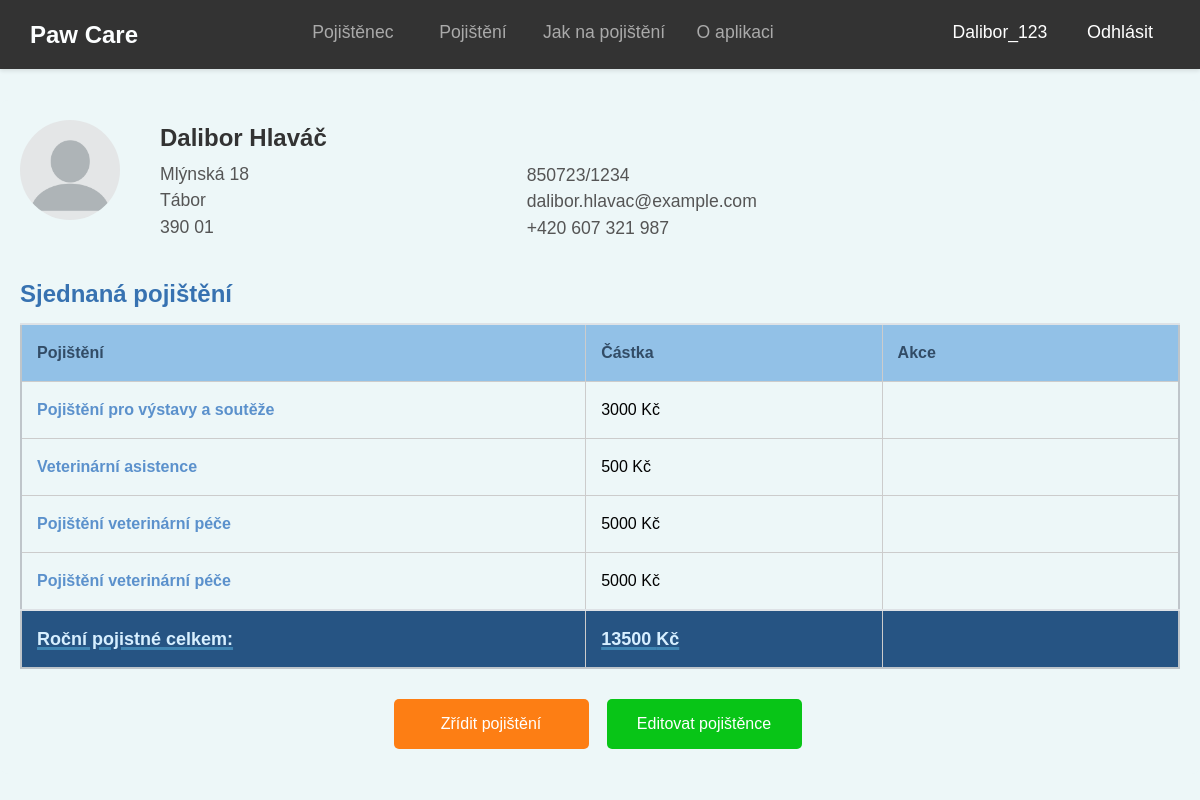
Screenshot of /pojisteni/pojistenec/70/ (signed in) with the database file from the repository.
### insurance/models.py (models this page shows, shortened)
class InsuredPerson(models.Model):
    user = models.ForeignKey(User, on_delete=models.CASCADE, null=True, blank=True)
    first_name = models.CharField("Jméno", max_length=100)
    last_name = models.CharField("Příjmení", max_length=100)
    id_number = models.CharField("Rodné číslo", max_length=11, unique=True)
    email = models.EmailField("Email")
    phone_number = models.CharField("Telefonní číslo", max_length=16)
    street_address = models.CharField("Ulice a číslo popisné", max_length=255)
    city = models.CharField("Město", max_length=100)
    postal_code = models.CharField("PSČ", max_length=10)
    class Meta:
        verbose_name = "Pojištěná osoba"
        verbose_name_plural = "Pojištěné osoby"

class Policy(models.Model):
    insured_person = models.ForeignKey(InsuredPerson, related_name='policies', on_delete=models.CASCADE, verbose_name="Pojištěná osoba")
    insurance_coverage = models.ForeignKey(InsuranceCoverage, on_delete=models.CASCADE, verbose_name="Pojistné krytí", null=True, blank=True)
    premium = models.FloatField("Pojistné", editable=False)
    start_date = models.DateField("Datum začátku pojištění")
    end_date = models.DateField("Datum konce pojištění")
    class Meta:
        verbose_name = "Pojistka"
        verbose_name_plural = "Pojistky"

class InsuranceCoverage(models.Model):
    insurance_type = models.ForeignKey(InsuranceType, related_name='coverages', on_delete=models.CASCADE, verbose_name="Typ pojištění")
    name = models.CharField("Název pojistného krytí", max_length=100)
    description = models.TextField("Popis pojistného krytí", blank=True)
    premium = models.FloatField("Pojistné", default=0.0)
    class Meta:
        verbose_name = "Pojistné krytí"
        verbose_name_plural = "Pojistná krytí"

### insurance/views.py (the view)
# urls.py: path('pojistenec/<int:id>/', views.insured_detail, name='insured_detail'),  # Detail konkrétního pojištěnce
@login_required
def insured_detail(request, id):
    if request.user.is_staff:
        insured_person = get_object_or_404(InsuredPerson, id=id)
    else:
        insured_person = get_object_or_404(InsuredPerson, id=id, user=request.user)
    policies = Policy.objects.filter(insured_person=insured_person)
    total_premium = sum(policy.premium for policy in policies)
    return render(request, 'insurance/insured_detail.html', {
        'insured_person': insured_person,
        'policies': policies,
        'total_premium': total_premium,
    })

### insurance/templates/insurance/insured_detail.html (shortened to what this page needs)
{% extends 'insurance/base.html' %}
{% load static %}
{% block content %}
<div class="container">
    <div class="profile-header">
        <div class="profile-image">
            <img src="{% static 'images/profile_picture.png' %}" alt="{{ insured_person.first_name }} {{ insured_person.last_name }}">
        </div>
        <div class="profile-info">
            <div class="left-info">
                <h1>{{ insured_person.first_name }} {{ insured_person.last_name }}</h1>
                <p>{{ insured_person.street_address }}<br>{{ insured_person.city }}<br>{{ insured_person.postal_code }}</p>
            </div>
            <div class="right-info">
                <p>{{ insured_person.id_number }}</p>
                <p>{{ insured_person.email }}</p>
                <p>{{ insured_person.phone_number }}</p>
            </div>
        </div>
    </div>
    <h2>Sjednaná pojištění</h2>
    <table class="table table-striped insured-detail-table">
        <thead>
            <tr>
                <th>Pojištění</th>
                <th>Částka</th>
                <th>Akce</th>
            </tr>
        </thead>
        <tbody>
            {% for policy in policies %}
            <tr>
                <td><a href="{% url 'insurance_coverage_list' policy.insurance_coverage.insurance_type.id %}?coverage_id={{ policy.insurance_coverage.id }}">{{ policy.insurance_coverage.name }}</a></td>
                <td>{{ policy.premium|floatformat:0 }} Kč</td>
                <td>
                </td>
            </tr>
            {% endfor %}
            <tr>
                <td class="text-right"><strong>Roční pojistné celkem:</strong></td>
                <td><strong>{{ total_premium|floatformat:0 }} Kč</strong></td>
                <td></td>
            </tr>
        </tbody>
    </table>
    <div class="btn-group-centered">
        <a href="{% url 'add_policy_from_insured' insured_person.id %}" class="btn btn-primary btn-create-policy">Zřídit pojištění</a>
        <a href="{% url 'edit_insured' insured_person.id %}" class="btn btn-warning">Editovat pojištěnce</a>
    </div>
</div>
{% endblock %}

### insurance/templates/insurance/base.html (shortened to what this page needs)
<!DOCTYPE html>
<html lang="cs">
<head>
    {% load static %}
    <link rel="stylesheet" href="{% static 'css/style.css' %}">
    <link rel="stylesheet" href="https://cdnjs.cloudflare.com/ajax/libs/font-awesome/6.0.0-beta3/css/all.min.css">
</head>
<body>
    <header>
        <nav class="navbar">
            <a href="{% url 'index' %}" class="logo">Paw Care</a>
            <ul>
                {% if user.is_authenticated %}
                    {% if user.is_staff %}
                        <li><a href="{% url 'insured_list' %}" class="{% if request.resolver_match.url_name == 'insured_list' %}active{% endif %}">Pojištěnci</a></li>
                    {% else %}
                        <li><a href="{% url 'insured_list' %}" class="{% if request.resolver_match.url_name == 'insured_list' %}active{% endif %}">Pojištěnec</a></li>
                    {% endif %}
                {% else %}
                    <li><a href="{% url 'insured_list' %}" class="{% if request.resolver_match.url_name == 'insured_list' %}active{% endif %}">Pojištěnec</a></li>
                {% endif %}
                <li><a href="{% url 'insurance_list' %}" class="{% if request.resolver_match.url_name == 'insurance_list' %}active{% endif %}">Pojištění</a></li>
                <li><a href="{% url 'how_to_insurance' %}" class="{% if request.resolver_match.url_name == 'how_to_insurance' %}active{% endif %}">Jak na pojištění</a></li>
                <li><a href="{% url 'about' %}" class="{% if request.resolver_match.url_name == 'about' %}active{% endif %}">O aplikaci</a></li>
            </ul>
            <ul class="nav-right">
                {% if user.is_authenticated %}
                    {% if user.is_staff %}
                        <li><a href="{% url 'admin:index' %}">Admin</a></li>
                    {% else %}
                        <li><a href="#" class="capitalize-first">{{ user.username|title }}</a></li>
                    {% endif %}
                    <li>
                        <form method="post" action="{% url 'logout' %}" style="display:inline;">
                            <button type="submit" class="btn-link">Odhlásit</button>
                        </form>
                    </li>
                {% else %}
                    <li><a href="{% url 'login' %}" class="{% if request.resolver_match.url_name == 'login' %}active{% endif %}">Přihlásit</a></li>
                    <li><a href="{% url 'register' %}" class="{% if request.resolver_match.url_name == 'register' %}active{% endif %}">Registrovat</a></li>
                {% endif %}
            </ul>
        </nav>
    </header>
    <main>
        {% block content %}
        {% endblock %}
    </main>
</body>
</html>

### rows the page displays
InsuredPerson: first_name "Dalibor", last_name "Hlaváč", street_address "Mlýnská 18", city "Tábor", postal_code "390 01", id_number "850723/1234", email "dalibor.hlavac@example.com", phone_number "+420 607 321 987"
Policy: insurance_coverage.name "Pojištění pro výstavy a soutěže", premium "3000"
Policy: insurance_coverage.name "Veterinární asistence", premium "500"
Policy: insurance_coverage.name "Pojištění veterinární péče", premium "5000"
Policy: insurance_coverage.name "Pojištění veterinární péče", premium "5000"

### other values shown
{{ user.username|title }} "Dalibor_123"
{{ total_premium|floatformat:0 }} "13500"
